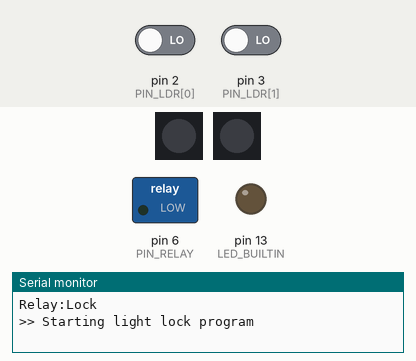
The sketch below on a simulated Arduino Uno, built with avr-gcc and run on an emulated ATmega328P. On the bench: 2 × 1 RGB LEDs in strip order, left to right, switched loads named in the sketch (green lamp = pin HIGH), output pins drawn as LEDs (lit = HIGH), the last lines printed to the serial monitor. The test bench sets the inputs (shaded band); at power-on: pin 2 (PIN_LDR[0]) LOW, pin 3 (PIN_LDR[1]) LOW. Dim RGB values are drawn brighter than linear.

Above: at 0.4 s.
At 15.9 s:
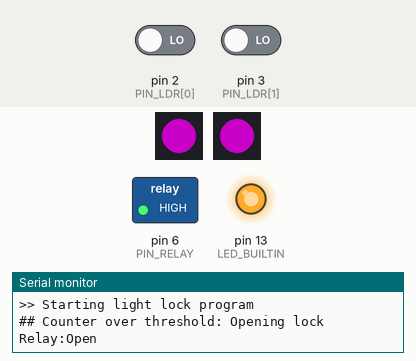
Timing chart, 0 to 40.3 s (numbered marks = the images above):
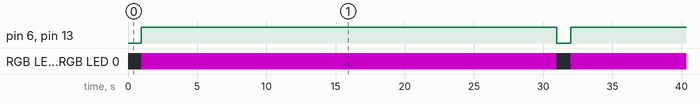

The sketch:

light-lock.ino
```cpp
#include <Adafruit_NeoPixel.h>

/**
   Structs.
*/

typedef struct programState {
  bool isOpen;
  int activeCounter;
  unsigned long openTimeMillis;
} ProgramState;

ProgramState progState = {
  .isOpen = false,
  .activeCounter = 0,
  .openTimeMillis = 0
};

/**
   Misc constants.
*/

const int DELAY_LOOP_MS = 50;
const int MIN_ACTIVE_COUNTER = 20;
const unsigned long OPEN_INTERVAL_MS = 30000;

/**
   Photoresistor constants.
*/

const int NUM_LDR = 2;
const int PIN_LDR[NUM_LDR] = {2, 3};

/**
   LED strips.
*/

const int DEFAULT_BRIGHTNESS = 100;

const uint16_t NEOPIXEL_NUMS[NUM_LDR] = {
  1, 1
};

const uint8_t NEOPIXEL_PINS[NUM_LDR] = {
  11, 12
};

const uint32_t COLORS[NUM_LDR] = {
  Adafruit_NeoPixel::Color(255, 0, 255),
  Adafruit_NeoPixel::Color(255, 0, 255)
};

Adafruit_NeoPixel pixelStrips[NUM_LDR];

/**
   Relay constants.
*/

const int PIN_RELAY = 6;

/**
   Photoresistor functions.
*/

void initPhoto() {
  for (int i = 0; i < NUM_LDR; i++) {
    pinMode(PIN_LDR[i], INPUT);
  }
}

bool arePhotoActivated() {
  for (int i = 0; i < NUM_LDR; i++) {
    if (digitalRead(PIN_LDR[i]) == HIGH) {
      return false;
    }
  }

  return true;
}

void checkPhotoUpdateCounter() {
  if (arePhotoActivated()) {
    progState.activeCounter = progState.activeCounter < MIN_ACTIVE_COUNTER ?
                              progState.activeCounter + 1 : MIN_ACTIVE_COUNTER;
  } else {
    progState.activeCounter = 0;
  }
}

/**
   LED functions.
*/

void initLedStrips() {
  for (int i = 0; i < NUM_LDR; i++) {
    pixelStrips[i] = Adafruit_NeoPixel(NEOPIXEL_NUMS[i], NEOPIXEL_PINS[i], NEO_GRB + NEO_KHZ800);
    pixelStrips[i].begin();
    pixelStrips[i].setBrightness(DEFAULT_BRIGHTNESS);
    pixelStrips[i].clear();
    pixelStrips[i].show();
  }
}

void updateLedStrips() {
  for (int i = 0; i < NUM_LDR; i++) {
    pixelStrips[i].clear();

    if (progState.isOpen) {
      for (int j = 0; j < NEOPIXEL_NUMS[i]; j++) {
        pixelStrips[i].setPixelColor(j, COLORS[i]);
      }
    }

    pixelStrips[i].show();
  }
}

/**
   Relay functions.
*/

void lockRelay() {
  Serial.println("Relay:Lock");
  digitalWrite(PIN_RELAY, LOW);
}

void openRelay() {
  Serial.println("Relay:Open");
  digitalWrite(PIN_RELAY, HIGH);
}

void initRelay() {
  pinMode(PIN_RELAY, OUTPUT);
  lockRelay();
}

void checkCounterToOpenRelay() {
  if (progState.activeCounter >= MIN_ACTIVE_COUNTER && !progState.isOpen) {
    Serial.println("## Counter over threshold: Opening lock");
    progState.isOpen = true;
    progState.openTimeMillis = millis();
    digitalWrite(LED_BUILTIN, HIGH);
    openRelay();
  }
}

bool shouldResetRelay() {
  if (!progState.isOpen) {
    return false;
  }

  unsigned long now = millis();

  bool isUndefined = progState.openTimeMillis == 0;
  bool isOverflow = now < progState.openTimeMillis;

  if (isUndefined || isOverflow) {
    return true;
  }

  return (now - progState.openTimeMillis) >= OPEN_INTERVAL_MS;
}

void resetRelay() {
  Serial.println("## Resetting relay");
  progState.isOpen = false;
  progState.openTimeMillis = 0;
  progState.activeCounter = 0;
  digitalWrite(LED_BUILTIN, LOW);
  lockRelay();
}

void resetRelayIfTimePassed() {
  if (shouldResetRelay()) {
    resetRelay();
  }
}

/**
   Entrypoint.
*/

void setup() {
  Serial.begin(9600);

  pinMode(LED_BUILTIN, OUTPUT);
  digitalWrite(LED_BUILTIN, LOW);

  initPhoto();
  initRelay();
  initLedStrips();

  Serial.println(">> Starting light lock program");
}

void loop() {
  checkPhotoUpdateCounter();
  checkCounterToOpenRelay();
  resetRelayIfTimePassed();
  updateLedStrips();
  delay(DELAY_LOOP_MS);
}
```

Measured:
- by itself, pin 6 (PIN_RELAY), pin 13 (LED_BUILTIN): alternates HIGH for 30.0 s and LOW for 1.0 s
- by itself, RGB LED 0, RGB LED 0: alternates RGB(100, 0, 100) for 30.0 s and off for 1.0 s
